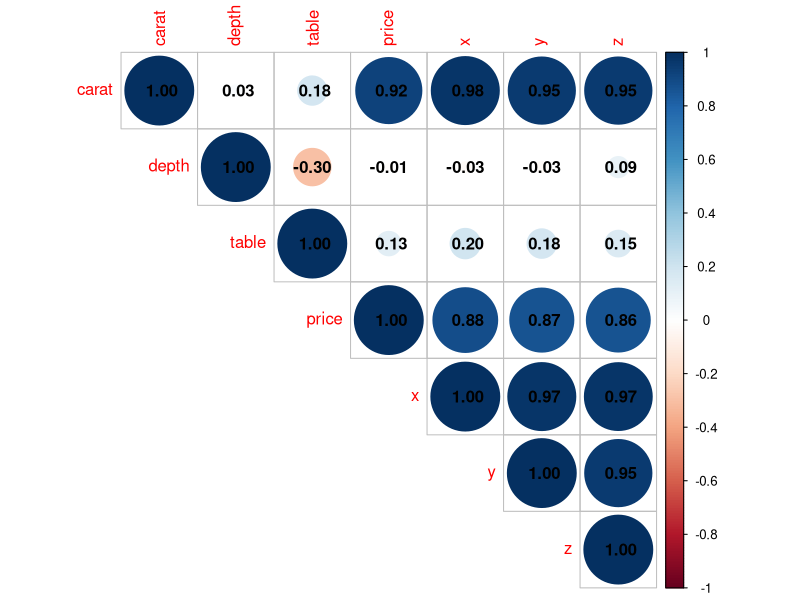

This chart was generated by the following R code:
## ---- chunk 1
require('ggplot2')
require('corrplot')
## ---- chunk 2
library(ggplot2)
data(diamonds)
## ---- chunk 3
num.Cols <- diamonds[,sapply(diamonds,is.numeric)]
library(corrplot)
corrplot(cor(num.Cols), method = "circle", type = "upper", addCoef.col = "black")
